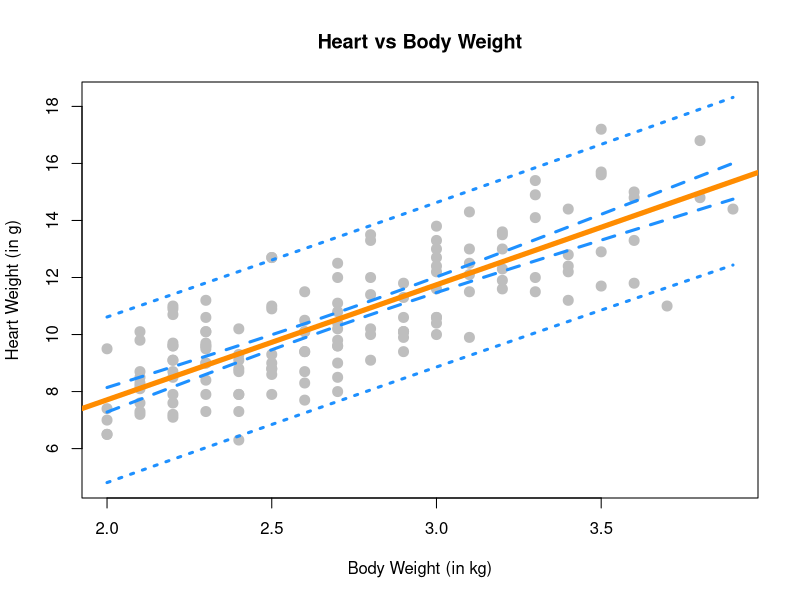
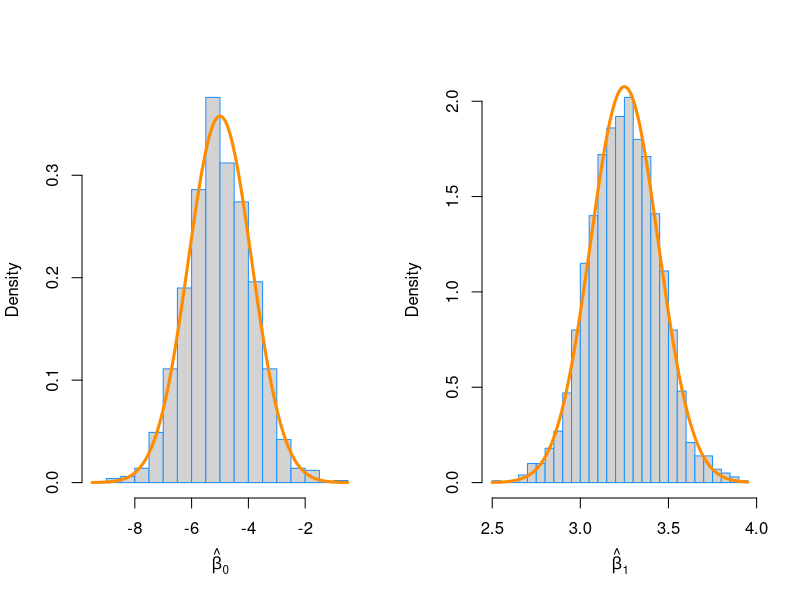

Source code (R) for these figures, in order:
## ---- chunk 1
library(MASS)
cat_model = lm(Hwt ~ Bwt, data = cats)
summary(cat_model)
summary(cat_model)$coefficients
## ---- chunk 2
confint(cat_model, level = 0.95)[2, ]
## ---- chunk 3
confint(cat_model, level = 0.90)[1, ]
## ---- chunk 4
predict(cat_model, newdata = data.frame(Bwt = c(2.1, 2.8)), 
        interval = c("confidence"), level = 0.90)
mean(cats$Bwt)
## ---- chunk 5
predict(cat_model, newdata = data.frame(Bwt = c(2.8, 4.2)), 
        interval = c("prediction"), level = 0.90)
## ---- chunk 6
Bwt_grid = seq(min(cats$Bwt), max(cats$Bwt), by = 0.01)
Hwt_ci_band = predict(cat_model, newdata = data.frame(Bwt = Bwt_grid), interval = "confidence", level = 0.95)
Hwt_pi_band = predict(cat_model, newdata = data.frame(Bwt = Bwt_grid), interval = "prediction", level = 0.95)

plot(Hwt ~ Bwt, data = cats,
     xlab = "Body Weight (in kg)",
     ylab = "Heart Weight (in g)",
     main = "Heart vs Body Weight",
     pch = 20,
     cex = 2,
     col = "grey",
     ylim = c(min(Hwt_pi_band), max(Hwt_pi_band)))
abline(cat_model, lwd = 5, col = "darkorange")

lines(Bwt_grid, Hwt_ci_band[,"lwr"], col = "dodgerblue", lwd = 3, lty = 2)
lines(Bwt_grid, Hwt_ci_band[,"upr"], col = "dodgerblue", lwd = 3, lty = 2)
lines(Bwt_grid, Hwt_pi_band[,"lwr"], col = "dodgerblue", lwd = 3, lty = 3)
lines(Bwt_grid, Hwt_pi_band[,"upr"], col = "dodgerblue", lwd = 3, lty = 3)
## ---- chunk 7
x = cats$Bwt
e = cat_model$residuals
beta_1_hat = coef(cat_model)[2]
Sxx = sum((x - mean(x)) ^ 2)
Se = sqrt(sum(e ^ 2) / (length(e) - 2))
t = (beta_1_hat - 4) * sqrt(Sxx) / Se
p_value = 2 * pt(abs(t), df = length(e) - 2, lower.tail = FALSE)
t
p_value
## ---- chunk 8
data(Ozone, package = "mlbench")
Ozone = Ozone[, c(4, 6, 7, 8)]
colnames(Ozone) = c("ozone", "wind", "humidity", "temp")
Ozone = Ozone[complete.cases(Ozone), ]
## ---- chunk 9
ozone_wind_model = lm(ozone ~ wind, data = Ozone)
summary(ozone_wind_model)
## ---- chunk 10
ozone_temp_model = lm(ozone ~ temp, data = Ozone)
summary(ozone_temp_model)
summary(ozone_temp_model)$coefficients
## ---- chunk 11
birthday = 19950117
set.seed(birthday)
n = 50
x = seq(0, 10, length = n)
## ---- chunk 12
beta_0 = -5
beta_1 = 3.25
sigma = 4

num_samples = 2000
beta_0_hats = rep(0, num_samples)
beta_1_hats = rep(0, num_samples)

for (i in 1:num_samples) {
  eps = rnorm(n, mean = 0, sd = sigma)
  y = beta_0 + beta_1 * x + eps
  
  sim_model = lm(y ~ x)
  
  beta_0_hats[i] = coef(sim_model)[1]
  beta_1_hats[i] = coef(sim_model)[2]
}
## ---- chunk 13
mean(beta_0_hats)
mean(beta_1_hats)

Sxx = sum((x - mean(x)) ^2)
sigma * sqrt(1 / n + mean(x) ^ 2 / Sxx)
sigma / sqrt(Sxx)

sd(beta_0_hats)
sd(beta_1_hats)
## ---- chunk 14
par(mfrow=c(1,2))
hist(beta_0_hats, prob = TRUE, breaks = 25, 
     xlab = expression(hat(beta)[0]), main = "", border = "dodgerblue")
curve(dnorm(x, mean = -5, sd = 1.114609),
      col = "darkorange", add = TRUE, lwd = 3)

hist(beta_1_hats, prob = TRUE, breaks = 25,
     xlab = expression(hat(beta)[1]), main = "", border = "dodgerblue")
curve(dnorm(x, mean = 3.25, sd = 0.1920784), col = "darkorange", add = TRUE, lwd = 3)
## ---- chunk 15
birthday = 19950117
set.seed(birthday)
n = 25
x = seq(0, 2.5, length = n)
## ---- chunk 16
beta_0 = 5
beta_1 = 2
sigma = 3

num_samples = 2500
beta_1_hats = rep(0, num_samples)
beta_1_hat_se = rep(0, num_samples)

for (i in 1:num_samples) {
  eps = rnorm(n, mean = 0, sd = sigma)
  y = beta_0 + beta_1 * x + eps
  
  sim_model = lm(y ~ x)
  e = sim_model$residuals
  beta_1_hats[i] = coef(sim_model)[2]
  beta_1_hat_se[i] = summary(sim_model)$coefficients[2,2]
}
## ---- chunk 17
crit = qt(0.975, df = num_samples - 2)
lower_95 = beta_1_hats - crit * beta_1_hat_se
upper_95 = beta_1_hats + crit * beta_1_hat_se
## ---- chunk 18
mean(lower_95 < 2 & 2 < upper_95)
## ---- chunk 19
1 - mean(lower_95 < 0 & 0 < upper_95)
## ---- chunk 20
crit = qt(0.995, df = num_samples - 2)
lower_99 = beta_1_hats - crit * beta_1_hat_se
upper_99 = beta_1_hats + crit * beta_1_hat_se
## ---- chunk 21
mean(lower_99 < 2 & 2 < upper_99)
## ---- chunk 22
1 - mean(lower_99 < 0 & 0 < upper_99)
## ---- chunk 23
calc_pred_int = function(model, newdata, level = 0.95) {
  a = 1 - level
  n = length(resid(model))
  beta_0_hat = coef(model)[1]
  beta_1_hat = coef(model)[2]
  y_hat = fitted(model)
  x = (y_hat - beta_0_hat) / beta_1_hat
  
  s_e = summary(model)$sigma
  Sxx = sum((x - mean(x)) ^2)
  
  crit = qt((1 - a / 2), df = n - 2)
  estimate = beta_0_hat + beta_1_hat * newdata
  lower = estimate - crit * s_e * sqrt(1 + 1 / n + (newdata - mean(x)) ^ 2 / Sxx)
  upper = estimate + crit * s_e * sqrt(1 + 1 / n + (newdata - mean(x)) ^ 2 / Sxx)
  
  c("estimate" = as.numeric(estimate), "lower" = as.numeric(lower), "upper" = as.numeric(upper))
}
## ---- chunk 24
newcat_1 = data.frame(Bwt = 4.0)
calc_pred_int(cat_model, newcat_1)
## ---- chunk 25
newcat_2 = data.frame(Bwt = 3.3)
calc_pred_int(cat_model, newcat_2, level = 0.90)
